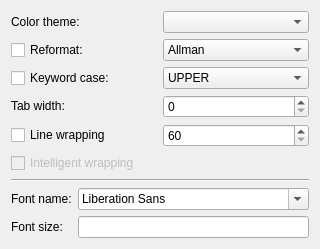
        <widget class="QWidget" name="page_formatting">
         <attribute name="title">
          <string>Formatting</string>
         </attribute>
         <layout class="QVBoxLayout" name="verticalLayout_8">
          <item>
           <layout class="QHBoxLayout" name="horizontalLayout_3">
            <item>
             <widget class="QLabel" name="label_5">
              <property name="sizePolicy">
               <sizepolicy hsizetype="Minimum" vsizetype="Minimum">
                <horstretch>0</horstretch>
                <verstretch>0</verstretch>
               </sizepolicy>
              </property>
              <property name="text">
               <string>Color theme:</string>
              </property>
              <property name="buddy">
               <cstring>comboTheme</cstring>
              </property>
             </widget>
            </item>
            <item>
             <widget class="QComboBox" name="comboTheme">
              <property name="sizePolicy">
               <sizepolicy hsizetype="Minimum" vsizetype="Fixed">
                <horstretch>0</horstretch>
                <verstretch>0</verstretch>
               </sizepolicy>
              </property>
              <property name="toolTip">
               <string>Select a colour theme.</string>
              </property>
             </widget>
            </item>
           </layout>
          </item>
          <item>
           <layout class="QHBoxLayout" name="horizontalLayout_4">
            <item>
             <widget class="QCheckBox" name="cbReformat">
              <property name="toolTip">
               <string>Reformat and indent your code.
This feature is enabled tor C, C++, C# and Java code.</string>
              </property>
              <property name="text">
               <string>Reformat:</string>
              </property>
             </widget>
            </item>
            <item>
             <widget class="QComboBox" name="comboReformat">
              <property name="sizePolicy">
               <sizepolicy hsizetype="Minimum" vsizetype="Fixed">
                <horstretch>0</horstretch>
                <verstretch>0</verstretch>
               </sizepolicy>
              </property>
              <property name="toolTip">
               <string>Choose a formatting scheme.</string>
              </property>
              <item>
               <property name="text">
                <string>Allman</string>
               </property>
              </item>
              <item>
               <property name="text">
                <string>Banner</string>
               </property>
              </item>
              <item>
               <property name="text">
                <string>GNU</string>
               </property>
              </item>
              <item>
               <property name="text">
                <string>Horstmann</string>
               </property>
              </item>
              <item>
               <property name="text">
                <string>Java</string>
               </property>
              </item>
              <item>
               <property name="text">
                <string>K&amp;R</string>
               </property>
              </item>
              <item>
               <property name="text">
                <string>Linux</string>
               </property>
              </item>
              <item>
               <property name="text">
                <string>OTBS</string>
               </property>
              </item>
              <item>
               <property name="text">
                <string>Stroustrup</string>
               </property>
              </item>
              <item>
               <property name="text">
                <string>Whitesmith</string>
               </property>
              </item>
             </widget>
            </item>
           </layout>
          </item>
          <item>
           <layout class="QHBoxLayout" name="horizontalLayout_5">
            <item>
             <widget class="QCheckBox" name="cbKwCase">
              <property name="toolTip">
               <string>Change the keyword case.</string>
              </property>
              <property name="text">
               <string>Keyword case:</string>
              </property>
             </widget>
            </item>
            <item>
             <widget class="QComboBox" name="comboKwCase">
              <property name="sizePolicy">
               <sizepolicy hsizetype="Minimum" vsizetype="Fixed">
                <horstretch>0</horstretch>
                <verstretch>0</verstretch>
               </sizepolicy>
              </property>
              <property name="toolTip">
               <string>Select a keyword case.</string>
              </property>
              <item>
               <property name="text">
                <string>UPPER</string>
               </property>
              </item>
              <item>
               <property name="text">
                <string>lower</string>
               </property>
              </item>
              <item>
               <property name="text">
                <string>Capitalize</string>
               </property>
              </item>
             </widget>
            </item>
           </layout>
          </item>
          <item>
           <layout class="QHBoxLayout" name="horizontalLayout_6">
            <item>
             <widget class="QLabel" name="label_6">
              <property name="sizePolicy">
               <sizepolicy hsizetype="Minimum" vsizetype="Fixed">
                <horstretch>0</horstretch>
                <verstretch>0</verstretch>
               </sizepolicy>
              </property>
              <property name="text">
               <string>Tab width:</string>
              </property>
              <property name="buddy">
               <cstring>sbTabWidth</cstring>
              </property>
             </widget>
            </item>
            <item>
             <widget class="QSpinBox" name="sbTabWidth">
              <property name="toolTip">
               <string>Enter the number of spaces which replace a tab.
Set the width to 0 to keep tabs.</string>
              </property>
              <property name="maximum">
               <number>10</number>
              </property>
             </widget>
            </item>
           </layout>
          </item>
          <item>
           <layout class="QGridLayout" name="gridLayout_2">
            <item row="0" column="0">
             <widget class="QCheckBox" name="cbWrapping">
              <property name="toolTip">
               <string>Enable line wrapping.</string>
              </property>
              <property name="text">
               <string>Line wrapping</string>
              </property>
             </widget>
            </item>
            <item row="0" column="1">
             <widget class="QSpinBox" name="sbLineLength">
              <property name="toolTip">
               <string>Enter the maximum line length.</string>
              </property>
              <property name="minimum">
               <number>60</number>
              </property>
              <property name="maximum">
               <number>120</number>
              </property>
              <property name="singleStep">
               <number>2</number>
              </property>
             </widget>
            </item>
            <item row="1" column="0">
             <widget class="QCheckBox" name="cbAdvWrapping">
              <property name="enabled">
               <bool>false</bool>
              </property>
              <property name="toolTip">
               <string>Indent statements and function parameters after wrapping.</string>
              </property>
              <property name="text">
               <string>Intelligent wrapping</string>
              </property>
             </widget>
            </item>
            <item row="1" column="1">
             <spacer name="verticalSpacer_11">
              <property name="orientation">
               <enum>Qt::Vertical</enum>
              </property>
              <property name="sizeType">
               <enum>QSizePolicy::Minimum</enum>
              </property>
              <property name="sizeHint" stdset="0">
               <size>
                <width>20</width>
                <height>13</height>
               </size>
              </property>
             </spacer>
            </item>
           </layout>
          </item>
          <item>
           <widget class="Line" name="line_3">
            <property name="orientation">
             <enum>Qt::Horizontal</enum>
            </property>
           </widget>
          </item>
          <item>
           <layout class="QGridLayout" name="gridLayout_9">
            <item row="0" column="0">
             <widget class="QLabel" name="label_23">
              <property name="text">
               <string>Font name:</string>
              </property>
              <property name="buddy">
               <cstring>comboFontName</cstring>
              </property>
             </widget>
            </item>
            <item row="0" column="1">
             <widget class="QFontComboBox" name="comboFontName">
              <property name="toolTip">
               <string>Select or enter the font name.</string>
              </property>
             </widget>
            </item>
            <item row="1" column="0">
             <widget class="QLabel" name="label_4">
              <property name="text">
               <string>Font size:</string>
              </property>
              <property name="buddy">
               <cstring>leFontSize</cstring>
              </property>
             </widget>
            </item>
            <item row="1" column="1">
             <widget class="QLineEdit" name="leFontSize">
              <property name="sizePolicy">
               <sizepolicy hsizetype="Preferred" vsizetype="Fixed">
                <horstretch>0</horstretch>
                <verstretch>0</verstretch>
               </sizepolicy>
              </property>
              <property name="toolTip">
               <string>Enter the font size.</string>
              </property>
             </widget>
            </item>
           </layout>
          </item>
         </layout>
        </widget>
